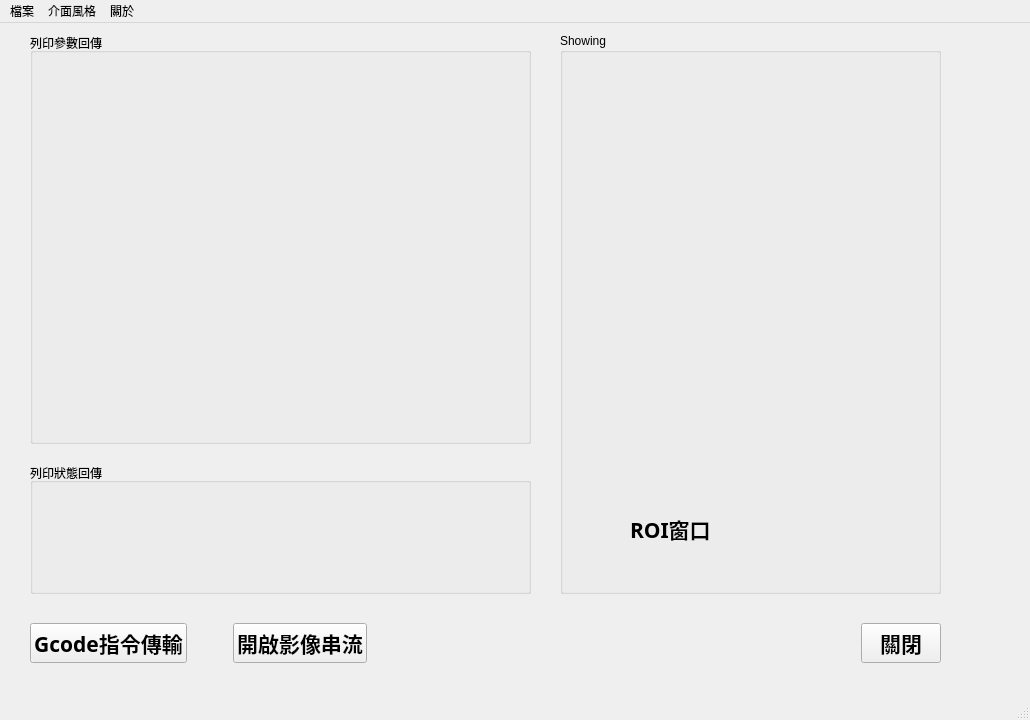
<?xml version="1.0" encoding="UTF-8"?>
<ui version="4.0">
 <class>MainWindow</class>
 <widget class="QMainWindow" name="MainWindow">
  <property name="geometry">
   <rect>
    <x>0</x>
    <y>0</y>
    <width>1030</width>
    <height>720</height>
   </rect>
  </property>
  <property name="windowTitle">
   <string>監控平台</string>
  </property>
  <property name="windowIcon">
   <iconset>
    <normaloff>Snoopy.png</normaloff>Snoopy.png</iconset>
  </property>
  <widget class="QWidget" name="centralwidget">
   <widget class="QWidget" name="horizontalLayoutWidget">
    <property name="geometry">
     <rect>
      <x>30</x>
      <y>580</y>
      <width>911</width>
      <height>80</height>
     </rect>
    </property>
    <layout class="QHBoxLayout" name="horizontalLayout">
     <item>
      <widget class="QPushButton" name="gcode_button">
       <property name="font">
        <font>
         <family>微軟正黑體</family>
         <pointsize>16</pointsize>
         <weight>75</weight>
         <bold>true</bold>
        </font>
       </property>
       <property name="text">
        <string>Gcode指令傳輸</string>
       </property>
      </widget>
     </item>
     <item>
      <spacer name="horizontalSpacer_2">
       <property name="orientation">
        <enum>Qt::Horizontal</enum>
       </property>
       <property name="sizeType">
        <enum>QSizePolicy::Minimum</enum>
       </property>
       <property name="sizeHint" stdset="0">
        <size>
         <width>40</width>
         <height>20</height>
        </size>
       </property>
      </spacer>
     </item>
     <item>
      <widget class="QPushButton" name="show_bottom">
       <property name="font">
        <font>
         <family>微軟正黑體</family>
         <pointsize>16</pointsize>
         <weight>75</weight>
         <bold>true</bold>
        </font>
       </property>
       <property name="text">
        <string>開啟影像串流</string>
       </property>
      </widget>
     </item>
     <item>
      <spacer name="horizontalSpacer">
       <property name="orientation">
        <enum>Qt::Horizontal</enum>
       </property>
       <property name="sizeHint" stdset="0">
        <size>
         <width>40</width>
         <height>20</height>
        </size>
       </property>
      </spacer>
     </item>
     <item>
      <widget class="QPushButton" name="close_botton">
       <property name="enabled">
        <bool>true</bool>
       </property>
       <property name="font">
        <font>
         <family>微軟正黑體</family>
         <pointsize>16</pointsize>
         <weight>75</weight>
         <bold>true</bold>
        </font>
       </property>
       <property name="text">
        <string>關閉</string>
       </property>
      </widget>
     </item>
    </layout>
   </widget>
   <widget class="QGroupBox" name="groupBox">
    <property name="geometry">
     <rect>
      <x>560</x>
      <y>10</y>
      <width>381</width>
      <height>561</height>
     </rect>
    </property>
    <property name="title">
     <string>Showing</string>
    </property>
    <widget class="QLabel" name="img_main">
     <property name="geometry">
      <rect>
       <x>50</x>
       <y>20</y>
       <width>261</width>
       <height>441</height>
      </rect>
     </property>
     <property name="text">
      <string/>
     </property>
    </widget>
    <widget class="QLabel" name="img_roi">
     <property name="geometry">
      <rect>
       <x>170</x>
       <y>460</y>
       <width>111</width>
       <height>61</height>
      </rect>
     </property>
     <property name="text">
      <string/>
     </property>
    </widget>
    <widget class="QLabel" name="label">
     <property name="geometry">
      <rect>
       <x>70</x>
       <y>470</y>
       <width>91</width>
       <height>51</height>
      </rect>
     </property>
     <property name="font">
      <font>
       <family>微軟正黑體</family>
       <pointsize>16</pointsize>
       <weight>75</weight>
       <bold>true</bold>
      </font>
     </property>
     <property name="text">
      <string>ROI窗口</string>
     </property>
    </widget>
   </widget>
   <widget class="QGroupBox" name="groupBox_2">
    <property name="geometry">
     <rect>
      <x>30</x>
      <y>10</y>
      <width>501</width>
      <height>411</height>
     </rect>
    </property>
    <property name="title">
     <string>列印參數回傳</string>
    </property>
   </widget>
   <widget class="QGroupBox" name="groupBox_3">
    <property name="geometry">
     <rect>
      <x>30</x>
      <y>440</y>
      <width>501</width>
      <height>131</height>
     </rect>
    </property>
    <property name="title">
     <string>列印狀態回傳</string>
    </property>
   </widget>
   <widget class="QLabel" name="label_closeDialog">
    <property name="geometry">
     <rect>
      <x>660</x>
      <y>650</y>
      <width>341</width>
      <height>31</height>
     </rect>
    </property>
    <property name="text">
     <string/>
    </property>
   </widget>
  </widget>
  <widget class="QMenuBar" name="menubar">
   <property name="geometry">
    <rect>
     <x>0</x>
     <y>0</y>
     <width>1030</width>
     <height>21</height>
    </rect>
   </property>
   <widget class="QMenu" name="menu">
    <property name="title">
     <string>檔案</string>
    </property>
    <addaction name="actionds"/>
    <addaction name="action"/>
    <addaction name="action_2"/>
   </widget>
   <widget class="QMenu" name="menu_2">
    <property name="title">
     <string>介面風格</string>
    </property>
   </widget>
   <widget class="QMenu" name="menu_3">
    <property name="title">
     <string>關於</string>
    </property>
   </widget>
   <addaction name="menu"/>
   <addaction name="menu_2"/>
   <addaction name="menu_3"/>
  </widget>
  <widget class="QStatusBar" name="statusbar"/>
  <action name="actionds">
   <property name="text">
    <string>開啟檔案</string>
   </property>
   <property name="statusTip">
    <string>監控即時列印狀況</string>
   </property>
   <property name="shortcut">
    <string>Ctrl+1</string>
   </property>
  </action>
  <action name="action">
   <property name="text">
    <string>輸出狀態表</string>
   </property>
   <property name="statusTip">
    <string>以圖表方式分析影像以及列印數據</string>
   </property>
   <property name="shortcut">
    <string>Ctrl+2</string>
   </property>
  </action>
  <action name="action_2">
   <property name="text">
    <string>影像數據分析</string>
   </property>
  </action>
 </widget>
 <resources/>
 <connections>
  <connection>
   <sender>close_botton</sender>
   <signal>clicked()</signal>
   <receiver>MainWindow</receiver>
   <slot>close()</slot>
   <hints>
    <hint type="sourcelabel">
     <x>940</x>
     <y>656</y>
    </hint>
    <hint type="destinationlabel">
     <x>511</x>
     <y>359</y>
    </hint>
   </hints>
  </connection>
 </connections>
</ui>
